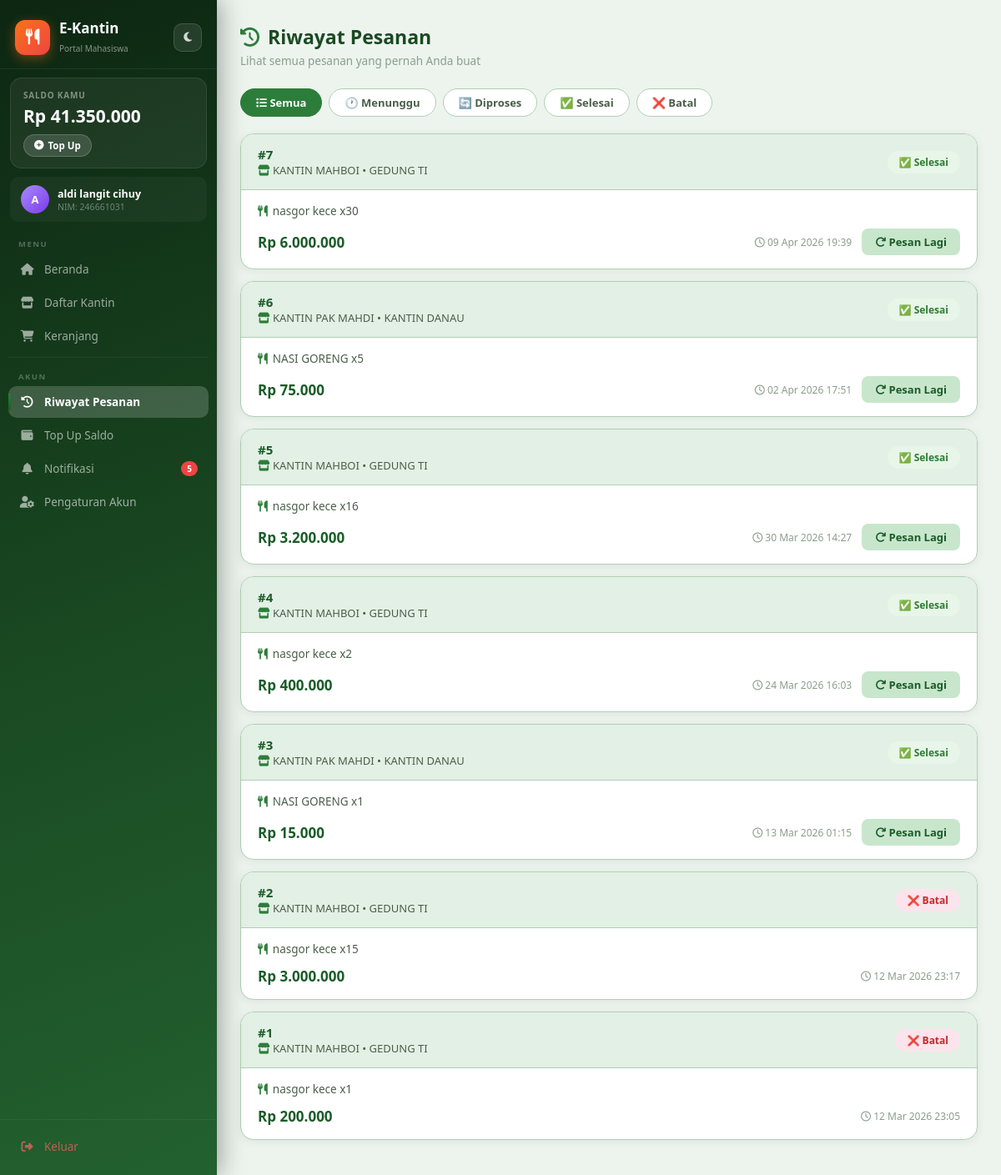
/dashboard/mahasiswa/riwayat.php (signed in), run on the app's committed database.
### tables this page shows
CREATE TABLE `saldo` (
  `id_saldo` int(11) NOT NULL,
  `id_user` int(11) NOT NULL,
  `saldo` int(11) NOT NULL DEFAULT 0,
  `updated_at` timestamp NOT NULL DEFAULT current_timestamp() ON UPDATE current_timestamp()
);

CREATE TABLE `pesanan` (
  `id_pesanan` int(11) NOT NULL,
  `id_user` int(11) DEFAULT NULL,
  `id_penjual` int(11) DEFAULT NULL,
  `tanggal` datetime DEFAULT current_timestamp(),
  `status` enum('menunggu','diproses','selesai','batal') DEFAULT 'menunggu',
  `total_harga` int(11) DEFAULT NULL,
  `metode_bayar` enum('saldo','tunai') DEFAULT 'saldo'
);

CREATE TABLE `penjual` (
  `id_penjual` int(11) NOT NULL,
  `id_user` int(11) NOT NULL,
  `nama_kantin` varchar(50) NOT NULL,
  `lokasi` text NOT NULL,
  `teks_gambar_qris` varchar(100) DEFAULT NULL,
  `no_rek` varchar(50) NOT NULL DEFAULT ''
);

### dashboard/mahasiswa/riwayat.php (the view, shortened to what this page needs)
<?php
require_once '../../includes/db.php';
$id_user = $_SESSION['user']['id_user'];
$sf = $_GET['status'] ?? '';
$where = "WHERE p.id_user = ?"; $params = [$id_user];
$stmt = $pdo->prepare("SELECT p.*, pj.nama_kantin, pj.lokasi, GROUP_CONCAT(CONCAT(m.nama_menu, ' x', dp.jumlah) SEPARATOR ', ') as items FROM pesanan p JOIN penjual pj ON p.id_penjual = pj.id_penjual LEFT JOIN detail_pesanan dp ON p.id_pesanan = dp.id_pesanan LEFT JOIN menu m ON dp.id_menu = m.id_menu $where GROUP BY p.id_pesanan ORDER BY p.tanggal DESC");
$stmt->execute($params); $pesanan_list = $stmt->fetchAll();
?>
<?php require_once '../../includes/sidebar_mahasiswa.php'; ?>
<div class="page-header">
    <h1><i class="fas fa-history" style="color:var(--ac);margin-right:10px;"></i>Riwayat Pesanan</h1>
    <p>Lihat semua pesanan yang pernah Anda buat</p>
</div>
<div class="filter-tabs">
    <a href="riwayat.php" class="filter-tab all <?=$sf===''?'active':''?>"><i class="fas fa-list"></i> Semua</a>
    <a href="?status=menunggu" class="filter-tab <?=$sf==='menunggu'?'active':''?>">🕐 Menunggu</a>
    <a href="?status=diproses" class="filter-tab <?=$sf==='diproses'?'active':''?>">🔄 Diproses</a>
    <a href="?status=selesai" class="filter-tab <?=$sf==='selesai'?'active':''?>">✅ Selesai</a>
    <a href="?status=batal" class="filter-tab <?=$sf==='batal'?'active':''?>">❌ Batal</a>
</div>
<?php if(empty($pesanan_list)): ?>
<div class="empty-state">
    <i class="fas fa-shopping-bag"></i>
    <p>Belum ada pesanan<?=$sf?' dengan status ini':''?></p>
    <a href="kantin.php" style="display:inline-block;margin-top:16px;padding:10px 24px;background:var(--ac);color:white;border-radius:10px;text-decoration:none;font-weight:600;"><i class="fas fa-store"></i> Mulai Pesan</a>
</div>
<?php else: ?>
<?php foreach($pesanan_list as $p): ?>
<div class="order-card">
    <div class="order-header">
        <div>
            <div class="order-id">#<?=$p['id_pesanan']?></div>
            <div class="order-kantin"><i class="fas fa-store"></i> <?=htmlspecialchars($p['nama_kantin'])?> &bull; <?=htmlspecialchars($p['lokasi'])?></div>
        </div>
        <span class="status-badge status-<?=$p['status']?>">
            <?php $icons=['menunggu'=>'🕐','diproses'=>'🔄','selesai'=>'✅','batal'=>'❌']; echo($icons[$p['status']]??'').' '.ucfirst($p['status']); ?>
        </span>
    </div>
    <div class="order-body">
        <div class="order-items"><i class="fas fa-utensils" style="color:var(--ac);margin-right:6px;"></i><?=htmlspecialchars($p['items']??'-')?></div>
        <div class="order-footer">
            <div class="order-total">Rp <?=number_format($p['total_harga'],0,',','.')?></div>
            <div style="display:flex;align-items:center;gap:12px;">
                <span class="order-date"><i class="far fa-clock"></i> <?=date('d M Y H:i',strtotime($p['tanggal']))?></span>
                <?php if($p['status']==='selesai'): ?><a href="kantin.php?id=<?=$p['id_penjual']?>" class="btn-ulang"><i class="fas fa-redo"></i> Pesan Lagi</a><?php endif;?>
            </div>
        </div>
    </div>
</div>
<?php endforeach; ?>
<?php endif; ?>
</div></body></html>

### includes/sidebar_mahasiswa.php (shortened to what this page needs)
<?php
$current_page = basename($_SERVER['PHP_SELF']);
require_once __DIR__ . '/db.php';
$stmt = $pdo->prepare("SELECT COUNT(*) FROM notifikasi WHERE id_user = ? AND is_read = 0");
$stmt->execute([$_SESSION['user']['id_user']]);
$notif_count = $stmt->fetchColumn();
$stmt2 = $pdo->prepare("SELECT saldo FROM saldo WHERE id_user = ?");
$stmt2->execute([$_SESSION['user']['id_user']]);
$saldo_row = $stmt2->fetch();
$saldo = $saldo_row ? $saldo_row['saldo'] : 0;
?>
<!DOCTYPE html>
<html lang="id" data-theme="light">
<head>
    <link rel="stylesheet" href="https://cdnjs.cloudflare.com/ajax/libs/font-awesome/6.5.0/css/all.min.css">
</head>
<body>
<aside class="sidebar">
    <div class="sidebar-header">
        <a href="beranda.php" class="sidebar-logo">
            <div class="logo-icon"><i class="fas fa-utensils"></i></div>
            <div class="logo-text">
                <h2>E-Kantin</h2>
                <span>Portal Mahasiswa</span>
            </div>
        </a>
        <button class="theme-toggle" onclick="toggleTheme()" id="theme-btn" title="Ganti tema">
            <i class="fas fa-moon" id="theme-icon"></i>
        </button>
    </div>
    <div class="saldo-widget">
        <div class="saldo-label">Saldo Kamu</div>
        <div class="saldo-amount">Rp <?= number_format($saldo, 0, ',', '.') ?></div>
        <a href="topup.php" class="saldo-topup"><i class="fas fa-plus-circle"></i> Top Up</a>
    </div>
    <div class="sidebar-user">
        <div class="user-avatar"><?= strtoupper(substr($_SESSION['user']['nama'], 0, 1)) ?></div>
        <div class="user-info">
            <div class="name"><?= htmlspecialchars($_SESSION['user']['nama']) ?></div>
            <div class="nim">NIM: <?= htmlspecialchars($_SESSION['user']['nim'] ?? '-') ?></div>
        </div>
    </div>
    <nav class="sidebar-nav">
        <div class="nav-section-label">Menu</div>
        <a href="beranda.php" class="nav-item <?= $current_page==='beranda.php'?'active':'' ?>"><i class="fas fa-home"></i><span>Beranda</span></a>
        <a href="kantin.php" class="nav-item <?= $current_page==='kantin.php'?'active':'' ?>"><i class="fas fa-store"></i><span>Daftar Kantin</span></a>
        <a href="keranjang.php" class="nav-item <?= $current_page==='keranjang.php'?'active':'' ?>"><i class="fas fa-shopping-cart"></i><span>Keranjang</span></a>
        <hr class="nav-divider">
        <div class="nav-section-label">Akun</div>
        <a href="riwayat.php" class="nav-item <?= $current_page==='riwayat.php'?'active':'' ?>"><i class="fas fa-history"></i><span>Riwayat Pesanan</span></a>
        <a href="topup.php" class="nav-item <?= $current_page==='topup.php'?'active':'' ?>"><i class="fas fa-wallet"></i><span>Top Up Saldo</span></a>
        <a href="notifikasi.php" class="nav-item <?= $current_page==='notifikasi.php'?'active':'' ?>">
            <i class="fas fa-bell"></i><span>Notifikasi</span>
            <?php if($notif_count>0):?><span class="nav-badge"><?=$notif_count?></span><?php endif;?>
        </a>
        <a href="pengaturan.php" class="nav-item <?= $current_page==='pengaturan.php'?'active':'' ?>"><i class="fas fa-user-cog"></i><span>Pengaturan Akun</span></a>
    </nav>
    <div class="sidebar-footer">
        <a href="../../logout.php" class="nav-item logout"><i class="fas fa-sign-out-alt"></i><span>Keluar</span></a>
    </div>
</aside>
<div class="main-content">

### includes/sidebar_mahasiswa.php (style rules this page uses)
:root,[data-theme="light"] { --bg-page:#edf4ee;--bg-card:#fff;--bg-card2:#e3f0e5; --text-1:#0f1f0f;--text-2:#4a5e4a;--text-3:#8a9e8a; --border:#b0cfb3;--shadow:0 2px 12px rgba(0,0,0,.07);--shadow-h:0 8px 24px rgba(0,0,0,.12); --ac:#2d7d3a;--ac-dk:#1a5c28;--ac-lt:#c8e6cc;--ac-tx:#1a5c28; --sb-bg:linear-gradient(160deg,#0d2612 0%,#1a4a22 55%,#236130 100%); --sb-active:rgba(255,255,255,.18);--sb-hover:rgba(255,255,255,.10); --h1:#1a4a22;--inp-bg:#ebf5ec;--inp-bd:#a5cca9; }
* { margin:0;padding:0;box-sizing:border-box; }
body { font-family:'Segoe UI',sans-serif;background:var(--bg-page);display:flex;height:100vh;color:var(--text-1);transition:background .3s,color .3s; }
.sidebar { width:260px;background:var(--sb-bg);height:100vh;display:flex;flex-direction:column;position:fixed;left:0;top:0;z-index:100;box-shadow:4px 0 28px rgba(0,0,0,.35); }
.sidebar-header { padding:22px 18px 15px;border-bottom:1px solid rgba(255,255,255,.07);display:flex;align-items:center;justify-content:space-between; }
.sidebar-logo { display:flex;align-items:center;gap:11px;text-decoration:none; }
.logo-icon { width:42px;height:42px;background:linear-gradient(135deg,#f97316,#ef4444);border-radius:12px;display:flex;align-items:center;justify-content:center;font-size:19px;color:white;box-shadow:0 4px 14px rgba(249,115,22,.4); }
.logo-text { color:white; }
.logo-text h2 { font-size:17px;font-weight:800; }
.logo-text span { font-size:10px;opacity:.5; }
.theme-toggle { width:34px;height:34px;background:rgba(255,255,255,.09);border:1px solid rgba(255,255,255,.14);border-radius:10px;color:rgba(255,255,255,.8);font-size:13px;cursor:pointer;display:flex;align-items:center;justify-content:center;transition:all .2s;flex-shrink:0; }
.saldo-widget { margin:10px 12px;background:rgba(255,255,255,.06);border:1px solid rgba(255,255,255,.09);border-radius:14px;padding:13px 15px; }
.saldo-label { color:rgba(255,255,255,.45);font-size:10px;font-weight:700;letter-spacing:.8px;text-transform:uppercase; }
.saldo-amount { color:white;font-size:21px;font-weight:800;margin:4px 0 8px; }
.saldo-topup { display:inline-flex;align-items:center;gap:5px;background:rgba(255,255,255,.14);color:white;font-size:11.5px;font-weight:600;padding:5px 12px;border-radius:20px;text-decoration:none;transition:background .2s;border:1px solid rgba(255,255,255,.18); }
.sidebar-user { margin:0 12px 4px;padding:10px 13px;display:flex;align-items:center;gap:10px;background:rgba(255,255,255,.04);border-radius:11px; }
.user-avatar { width:34px;height:34px;background:linear-gradient(135deg,#a78bfa,#7c3aed);border-radius:50%;display:flex;align-items:center;justify-content:center;color:white;font-weight:700;font-size:13px;flex-shrink:0; }
.user-info .name { color:white;font-size:12.5px;font-weight:600; }
.user-info .nim { color:rgba(255,255,255,.38);font-size:10.5px; }
.sidebar-nav { flex:1;padding:6px 10px;overflow-y:auto;min-height:0;scrollbar-width:none; }
.nav-section-label { color:rgba(255,255,255,.28);font-size:9.5px;font-weight:700;letter-spacing:1.5px;text-transform:uppercase;padding:10px 12px 5px; }
.nav-item { display:flex;align-items:center;gap:11px;padding:10px 13px;border-radius:10px;color:rgba(255,255,255,.58);text-decoration:none;font-size:13.5px;font-weight:500;margin-bottom:2px;position:relative;transition:all .2s ease; }
.nav-item.active { background:var(--sb-active);color:white;font-weight:600; }
.nav-item.active::before { content:'';position:absolute;left:0;top:50%;transform:translateY(-50%);width:3px;height:55%;background:linear-gradient(to bottom,#2d7d3a,#1a5c28);border-radius:0 3px 3px 0; }
.nav-item i { width:19px;text-align:center;font-size:14px; }
.nav-badge { margin-left:auto;background:#ef4444;color:white;font-size:10px;font-weight:700;padding:2px 7px;border-radius:20px; }
hr.nav-divider { border:none;border-top:1px solid rgba(255,255,255,.06);margin:6px 0; }
.sidebar-footer { padding:13px 10px;border-top:1px solid rgba(255,255,255,.06); }
.nav-item.logout { color:rgba(255,100,100,.7); }
.main-content { margin-left:260px;flex:1;padding:28px;height:100vh;overflow-y:auto;transition:background .3s; }
.page-header { margin-bottom:24px; }
.page-header h1 { font-size:23px;font-weight:800;color:var(--h1); }
.page-header p { color:var(--text-3);font-size:13.5px;margin-top:4px; }

### data on the page
saldo: saldo "41.350.000"
pesanan: id_pesanan "7", id_penjual.nama_kantin "KANTIN MAHBOI", id_penjual.lokasi "GEDUNG TI", status "✅", status "Selesai", items "nasgor kece x30", total_harga "6.000.000", tanggal "09 Apr 2026 19:39"
pesanan: id_pesanan "6", id_penjual.nama_kantin "KANTIN PAK MAHDI", id_penjual.lokasi "KANTIN DANAU", status "✅", status "Selesai", items "NASI GORENG x5", total_harga "75.000", tanggal "02 Apr 2026 17:51"
pesanan: id_pesanan "5", id_penjual.nama_kantin "KANTIN MAHBOI", id_penjual.lokasi "GEDUNG TI", status "✅", status "Selesai", items "nasgor kece x16", total_harga "3.200.000", tanggal "30 Mar 2026 14:27"
pesanan: id_pesanan "4", id_penjual.nama_kantin "KANTIN MAHBOI", id_penjual.lokasi "GEDUNG TI", status "✅", status "Selesai", items "nasgor kece x2", total_harga "400.000", tanggal "24 Mar 2026 16:03"
pesanan: id_pesanan "3", id_penjual.nama_kantin "KANTIN PAK MAHDI", id_penjual.lokasi "KANTIN DANAU", status "✅", status "Selesai", items "NASI GORENG x1", total_harga "15.000", tanggal "13 Mar 2026 01:15"
pesanan: id_pesanan "2", id_penjual.nama_kantin "KANTIN MAHBOI", id_penjual.lokasi "GEDUNG TI", status "❌", status "Batal", items "nasgor kece x15", total_harga "3.000.000", tanggal "12 Mar 2026 23:17"
pesanan: id_pesanan "1", id_penjual.nama_kantin "KANTIN MAHBOI", id_penjual.lokasi "GEDUNG TI", status "❌", status "Batal", items "nasgor kece x1", total_harga "200.000", tanggal "12 Mar 2026 23:05"

### other printed values
substr($_SESSION['user']['nama'], 0, 1) "A"
$_SESSION['user']['nama'] "aldi langit cihuy"
$_SESSION['user']['nim'] "246661031"
$notif_count "5"
